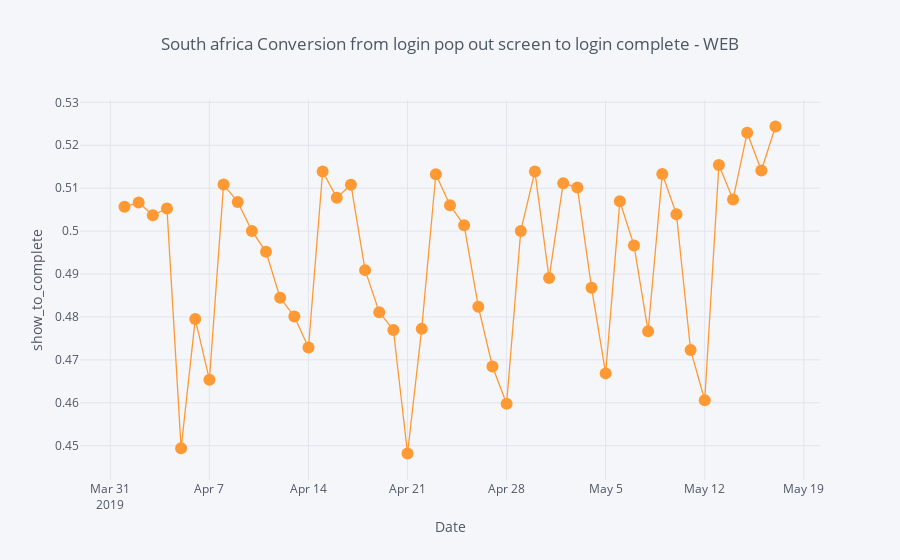

Here is the notebook cell this chart was saved with:
### Code cell
# Plot read time as a time series
df_matrix_mea_web[['date_event_nk', 'show_to_complete']].iplot(
                                                y='show_to_complete', 
                                                mode='lines+markers',
                                                x='date_event_nk',
                                                xTitle='Date', 
                                                yTitle='show_to_complete',
                                                title='South africa Conversion from login pop out screen to login complete - WEB')

### Figure 1 — Plotly figure (JSON) as saved in the notebook; plotly's stock layout.template omitted (floating-point values rounded to 4 significant figures)
{"data": [{"line": {"color": "rgba(255, 153, 51, 1.0)", "dash": "solid", "shape": "linear", "width": 1.3}, "marker": {"size": 12, "symbol": "circle"}, "mode": "lines+markers", "name": "show_to_complete", "text": "", "type": "scatter", "uid": "c8157fc0-6c9e-41ce-a795-0d1bd876a171", "x": ["2019-04-01", "2019-04-02", "2019-04-03", "2019-04-04", "2019-04-05", "2019-04-06", "2019-04-07", "2019-04-08", "2019-04-09", "2019-04-10", "2019-04-11", "2019-04-12", "2019-04-13", "2019-04-14", "2019-04-15", "2019-04-16", "2019-04-17", "2019-04-18", "2019-04-19", "2019-04-20", "2019-04-21", "2019-04-22", "2019-04-23", "2019-04-24", "2019-04-25", "2019-04-26", "2019-04-27", "2019-04-28", "2019-04-29", "2019-04-30", "2019-05-01", "2019-05-02", "2019-05-03", "2019-05-04", "2019-05-05", "2019-05-06", "2019-05-07", "2019-05-08", "2019-05-09", "2019-05-10", "2019-05-11", "2019-05-12", "2019-05-13", "2019-05-14", "2019-05-15", "2019-05-16", "2019-05-17"], "y": [0.5057, 0.5067, 0.5037, 0.5053, 0.4494, 0.4795, 0.4654, 0.5108, 0.5068, 0.5, 0.4952, 0.4844, 0.4801, 0.4729, 0.5139, 0.5078, 0.5108, 0.4909, 0.4811, 0.477, 0.4482, 0.4772, 0.5132, 0.506, 0.5014, 0.4824, 0.4685, 0.4598, 0.5, 0.5139, 0.4891, 0.5112, 0.5101, 0.4868, 0.4669, 0.5069, 0.4967, 0.4767, 0.5133, 0.504, 0.4723, 0.4606, 0.5154, 0.5074, 0.5229, 0.5141, 0.5244]}], "layout": {"legend": {"bgcolor": "#F5F6F9", "font": {"color": "#4D5663"}}, "paper_bgcolor": "#F5F6F9", "plot_bgcolor": "#F5F6F9", "title": {"font": {"color": "#4D5663"}, "text": "South africa Conversion from login pop out screen to login complete - WEB"}, "xaxis": {"gridcolor": "#E1E5ED", "showgrid": true, "tickfont": {"color": "#4D5663"}, "title": {"font": {"color": "#4D5663"}, "text": "Date"}, "zerolinecolor": "#E1E5ED"}, "yaxis": {"gridcolor": "#E1E5ED", "showgrid": true, "tickfont": {"color": "#4D5663"}, "title": {"font": {"color": "#4D5663"}, "text": "show_to_complete"}, "zerolinecolor": "#E1E5ED"}}}
